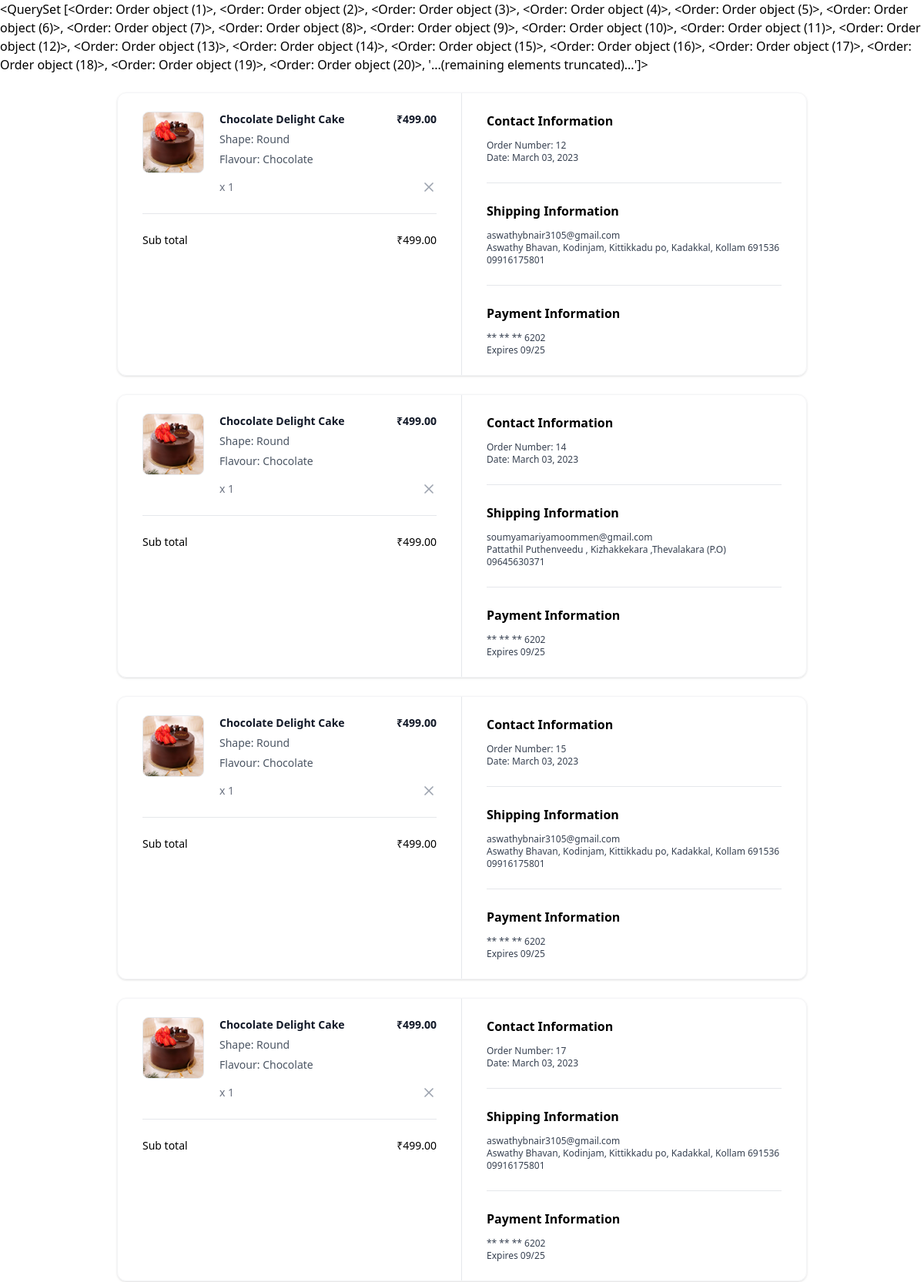
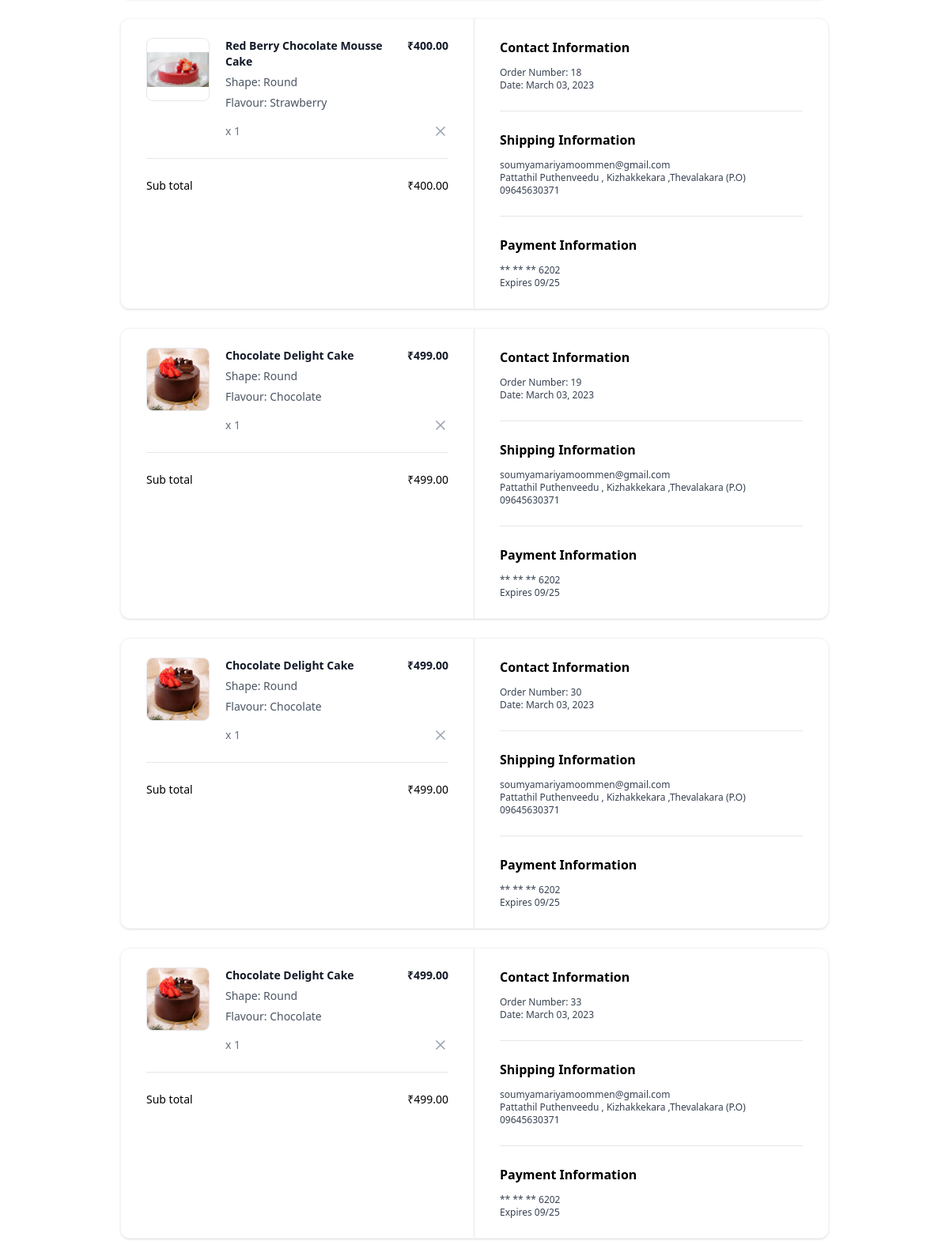
The app's page /orders/summary/ (signed in, upper part) with its own data (2 pictures, top to bottom).
### Cake/models.py (models this page shows, shortened)
class Order(models.Model):
    user_object=models.ForeignKey(User,on_delete=models.CASCADE,related_name="purchase")
    delivery_address=models.CharField(max_length=200)
    phone=models.CharField(max_length=12)
    email=models.CharField(max_length=200,null=True)
    is_paid=models.BooleanField(default=False)
    total=models.PositiveIntegerField()
    order_id=models.CharField(max_length=200,null=True)
    options=(
        ("cod","cod"),
        ("online","online")
    )
    payment=models.CharField(max_length=200,choices=options,default="cod")
    option=(
        ("order-placed","order-placed"),
        ("intransit","intransit"),
        ("dispatched","dispatched"),
        ("delivered","delivered"),
        ("cancelled","cancelled")
    )
    status=models.CharField(max_length=200,choices=option,default="order-placed")
    @property
    def get_order_items(self):
        return self.purchaseitems.all()
    @property
    def get_order_total(self):
        purchase_items=self.get_order_items
        order_total=0
        if purchase_items:
            order_total=sum([pi.basket_item_object.item_total for pi in purchase_items])
            return order_total

class OrderItems(models.Model):
    order_object=models.ForeignKey(Order,on_delete=models.CASCADE,related_name="purchaseitems")
    basket_item_object=models.ForeignKey(BasketItem,on_delete=models.CASCADE)

class BasketItem(models.Model):
    cakevarient_object=models.ForeignKey(CakeVariant,on_delete=models.CASCADE)
    qty=models.PositiveIntegerField(default=1)
    occasion_object=models.ForeignKey(Occasion,on_delete=models.CASCADE,null=True)
    flavour_object=models.ForeignKey(Flavour,on_delete=models.CASCADE,null=True)
    shape_object=models.ForeignKey(Shape,on_delete=models.CASCADE,null=True)
    basket_object=models.ForeignKey(Basket,on_delete=models.CASCADE,related_name="cartitem")
    note = models.TextField(blank=True)
    created_date = models.DateTimeField(auto_now_add=True)
    updated_date = models.DateTimeField(auto_now=True)
    is_active = models.BooleanField(default=True)
    is_order_placed=models.BooleanField(default=False)
    @property
    def item_total(self):
        return self.qty*self.cakevarient_object.price

class CakeVariant(models.Model):
    WEIGHT_CHOICES = [
        (0.5, '0.5 kg'),
        (1, '1 kg'),
        (1.5, '1.5 kg'),
        (2, '2 kg'),
        (2.5,'2.5kg'),
        (3, '3 kg'),
        (4, '4 kg'),
        (5, '5 kg'),
        (200, '200 ml'),
        (375, '375 ml'),
    ]
    cake_object = models.ForeignKey(Cake, on_delete=models.CASCADE, related_name="cakeproduct")
    weight_in_kg = models.DecimalField(max_digits=10, decimal_places=2, choices=WEIGHT_CHOICES, default=1)
    price = models.DecimalField(max_digits=10, decimal_places=2, default=0)
    created_date = models.DateTimeField(auto_now_add=True)
    updated_date = models.DateTimeField(auto_now=True)
    is_active = models.BooleanField(default=True)

class Cake(models.Model):
    title = models.CharField(max_length=200, unique=True)
    description = models.TextField(null=True)
    image = models.ImageField(upload_to="cake_product_images", default="default.jpg", null=True, blank=True)
    category_object = models.ForeignKey(Category, on_delete=models.CASCADE,related_name="cakecategory")
    occasion_object = models.ManyToManyField(Occasion)
    flavour_object = models.ManyToManyField(Flavour)
    shape_object = models.ManyToManyField(Shape)
    created_date = models.DateTimeField(auto_now_add=True)
    updated_date = models.DateTimeField(auto_now=True)
    is_active = models.BooleanField(default=True)

class Shape(models.Model):
    name = models.CharField(max_length=200, unique=True)
    created_date = models.DateTimeField(auto_now_add=True)
    updated_date = models.DateTimeField(auto_now=True)
    is_active = models.BooleanField(default=True)
    def __str__(self):
        return self.name

class Flavour(models.Model):
    name = models.CharField(max_length=200, unique=True)
    created_date = models.DateTimeField(auto_now_add=True)
    updated_date = models.DateTimeField(auto_now=True)
    is_active = models.BooleanField(default=True)
    def __str__(self):
        return self.name

### Cake/views.py (the view)
# urls.py: path("orders/summary/",views.OrderSummaryView.as_view(),name="order-summary"),
class OrderSummaryView(View):
    def get(self,request,*args, **kwargs):
        qs=Order.objects.filter(user_object=request.user).exclude(status="cancelled")
        return render(request,"order_summary.html",{"data":qs})

### Cake/context_processors.py (called while the page is built)
def basket_count(request):
    if request.user.is_authenticated:
        count=request.user.cart.cart_item_count
        return {"cart_count":count}
    else:
        return {"cart_count":0}

### Cake/models.py (called while the page is built)
    @property
    def cart_items(self):
        return self.cartitem.filter(is_order_placed=False)

    @property
    def cart_item_count(self):
        return self.cart_items.count()

### Cake/templates/order_summary.html (shortened to what this page needs)
<!DOCTYPE html>
<html lang="en">
<head>
    <script src="https://cdn.tailwindcss.com"></script>
</head>
<body>
    {{data}}
    {%for o in data%}
    {%if o.get_order_items%}
    <div class="mx-auto my-4 max-w-4xl md:my-6">
        <div class="overflow-hidden rounded-xl border border-gray-100 shadow">
          <div class="grid grid-cols-1 md:grid-cols-2">
            <div class="px-5 py-6 md:border-r md:border-r-gray-200 md:px-8">
              <div class="flow-root">
                <ul class="-my-7 divide-y divide-gray-200">
                    {%for oi in o.get_order_items%}
                    <li class="flex items-stretch justify-between space-x-5 py-7">
                        <div class="flex flex-1 items-stretch">
                          <div class="flex-shrink-0">
                            <img
                              class="h-20 w-20 rounded-lg border border-gray-200 object-contain"
                              src="{{oi.basket_item_object.cakevarient_object.cake_object.image.url}}"
                              alt="https://static.nike.com/a/images/c_limit,w_592,f_auto/t_product_v1/54a510de-a406-41b2-8d62-7f8c587c9a7e/air-force-1-07-lv8-shoes-9KwrSk.png"
                            />
                          </div>
                          <div class="ml-5 flex flex-col justify-between">
                            <div class="flex-1">
                              <p class="text-sm font-bold text-gray-900">
                                {{oi.basket_item_object.cakevarient_object.cake_object.title}}
                              </p>
                              <p class="mt-1.5 text-sm font-medium text-gray-600">
                                Shape: {{oi.basket_item_object.shape_object}}
                              </p>
                              <p class="mt-1.5 text-sm font-medium text-gray-600">
                                Flavour: {{oi.basket_item_object.flavour_object}}
                              </p>
                            </div>
                            <p class="mt-4 text-sm font-medium text-gray-500">x {{oi.basket_item_object.qty}}</p>
                          </div>
                        </div>
                        <div class="ml-auto flex flex-col items-end justify-between">
                          <p class="text-right text-sm font-bold text-gray-900">
                            ₹{{oi.basket_item_object.item_total}}
                          </p>
                          <a
                            href="{%url 'order-item-remove' oi.id%}"
                            type="button"
                            class="-m-2 inline-flex rounded p-2 text-gray-400 transition-all duration-200 hover:text-gray-900 focus:outline-none focus:ring-2 focus:ring-gray-900 focus:ring-offset-2"
                          >
                            <svg
                              xmlns="http://www.w3.org/2000/svg"
                              width="24"
                              height="24"
                              viewBox="0 0 24 24"
                              fill="none"
                              stroke="currentColor"
                              stroke-width="2"
                              stroke-linecap="round"
                              stroke-linejoin="round"
                              class="h-5 w-5"
                            >
                              <line x1="18" y1="6" x2="6" y2="18"></line>
                              <line x1="6" y1="6" x2="18" y2="18"></line>
                            </svg>
                        </a>
                        </div>
                      </li>
                    {%endfor%}
                </ul>
                <hr class="mt-6 border-gray-200" />
                <ul class="mt-6 space-y-3">
                  <li class="flex items-center justify-between">
                    <p class="text-sm font-medium">Sub total</p>
                    <p class="text-sm font-medium">₹{{o.get_order_total}}</p>
                  </li>
                </ul>
              </div>
            </div>
            <div class="px-5 py-6 md:px-8">
              <div class="flow-root">
                <div class="-my-6 divide-y divide-gray-200">
                  <div class="py-6">
                    <h2 class="text-base font-bold text-black">
                      Contact Information
                    </h2>
                    <p class="fontmedium mt-3 text-xs text-gray-700">
                      Order Number: {{o.id}}
                    </p>
                    <p class="text-xs font-medium text-gray-700">
                      Date: March 03, 2023
                    </p>
                  </div>
                  <div class="py-6">
                    <h2 class="mb-2 text-base font-bold text-black">
                      Shipping Information
                    </h2>
                    <p class="mt-3 text-xs font-medium text-gray-700">{{o.email}}</p>
                    <p class="text-xs font-medium text-gray-700">
                      {{o.delivery_address}}
                    </p>
                    <p class="text-xs font-medium text-gray-700">{{o.phone}}</p>
                  </div>
                  <div class="py-6">
                    <h2 class="text-base font-bold text-black">
                      Payment Information
                    </h2>
                    <p class="mt-3 text-xs font-medium text-gray-700">
                      ** ** ** 6202
                    </p>
                    <p class="text-xs font-medium text-gray-700">Expires 09/25</p>
                  </div>
                </div>
              </div>
            </div>
          </div>
        </div>
      </div>
    {%endif%}
    {%endfor%}
</body>

### records on screen
Order: id "<QuerySet [<Order: Order object (1)>, <Order: Order object (2)>, <Order: Order object (3)>, <Order: Order object (4)>, <Order: Order object (5)>, <Order: Order object (6)>, <Order: Order object (7)>, <Order: Order object (8)>, <Order: Order object (9)>, <Order: Order object (10)>, <Order: Order object (11)>, <Order: Order object (12)>, <Order: Order object (13)>, <Order: Order object (14)>, <Order: Order object (15)>, <Order: Order object (16)>, <Order: Order object (17)>, <Order: Order object (18)>, <Order: Order object (19)>, <Order: Order object (20)>, '...(remaining elements truncated)...']>"
Order: get_order_total "499.00", id "12", email "aswathybnair3105@gmail.com", delivery_address "Aswathy Bhavan, Kodinjam, Kittikkadu po, Kadakkal, Kollam 691536", phone "09916175801"
OrderItems: basket_item_object.cakevarient_object.cake_object.image (picture), basket_item_object.cakevarient_object.cake_object "Chocolate Delight Cake", basket_item_object.shape_object "Round", basket_item_object.flavour_object "Chocolate", basket_item_object.qty "1", basket_item_object.item_total "499.00"
Order: get_order_total "499.00", id "14", email "soumyamariyamoommen@gmail.com", delivery_address "Pattathil Puthenveedu , Kizhakkekara ,Thevalakara (P.O)", phone "09645630371"
OrderItems: basket_item_object.cakevarient_object.cake_object.image (picture), basket_item_object.cakevarient_object.cake_object "Chocolate Delight Cake", basket_item_object.shape_object "Round", basket_item_object.flavour_object "Chocolate", basket_item_object.qty "1", basket_item_object.item_total "499.00"
Order: get_order_total "499.00", id "15", email "aswathybnair3105@gmail.com", delivery_address "Aswathy Bhavan, Kodinjam, Kittikkadu po, Kadakkal, Kollam 691536", phone "09916175801"
OrderItems: basket_item_object.cakevarient_object.cake_object.image (picture), basket_item_object.cakevarient_object.cake_object "Chocolate Delight Cake", basket_item_object.shape_object "Round", basket_item_object.flavour_object "Chocolate", basket_item_object.qty "1", basket_item_object.item_total "499.00"
Order: get_order_total "499.00", id "17", email "aswathybnair3105@gmail.com", delivery_address "Aswathy Bhavan, Kodinjam, Kittikkadu po, Kadakkal, Kollam 691536", phone "09916175801"
OrderItems: basket_item_object.cakevarient_object.cake_object.image (picture), basket_item_object.cakevarient_object.cake_object "Chocolate Delight Cake", basket_item_object.shape_object "Round", basket_item_object.flavour_object "Chocolate", basket_item_object.qty "1", basket_item_object.item_total "499.00"
Order: get_order_total "400.00", id "18", email "soumyamariyamoommen@gmail.com", delivery_address "Pattathil Puthenveedu , Kizhakkekara ,Thevalakara (P.O)", phone "09645630371"
OrderItems: basket_item_object.cakevarient_object.cake_object.image (placeholder picture), basket_item_object.cakevarient_object.cake_object "Red Berry Chocolate Mousse Cake", basket_item_object.shape_object "Round", basket_item_object.flavour_object "Strawberry", basket_item_object.qty "1", basket_item_object.item_total "400.00"
Order: get_order_total "499.00", id "19", email "soumyamariyamoommen@gmail.com", delivery_address "Pattathil Puthenveedu , Kizhakkekara ,Thevalakara (P.O)", phone "09645630371"
OrderItems: basket_item_object.cakevarient_object.cake_object.image (picture), basket_item_object.cakevarient_object.cake_object "Chocolate Delight Cake", basket_item_object.shape_object "Round", basket_item_object.flavour_object "Chocolate", basket_item_object.qty "1", basket_item_object.item_total "499.00"
Order: get_order_total "499.00", id "30", email "soumyamariyamoommen@gmail.com", delivery_address "Pattathil Puthenveedu , Kizhakkekara ,Thevalakara (P.O)", phone "09645630371"
OrderItems: basket_item_object.cakevarient_object.cake_object.image (picture), basket_item_object.cakevarient_object.cake_object "Chocolate Delight Cake", basket_item_object.shape_object "Round", basket_item_object.flavour_object "Chocolate", basket_item_object.qty "1", basket_item_object.item_total "499.00"
Order: get_order_total "499.00", id "33", email "soumyamariyamoommen@gmail.com", delivery_address "Pattathil Puthenveedu , Kizhakkekara ,Thevalakara (P.O)", phone "09645630371"
OrderItems: basket_item_object.cakevarient_object.cake_object.image (picture), basket_item_object.cakevarient_object.cake_object "Chocolate Delight Cake", basket_item_object.shape_object "Round", basket_item_object.flavour_object "Chocolate", basket_item_object.qty "1", basket_item_object.item_total "499.00"
